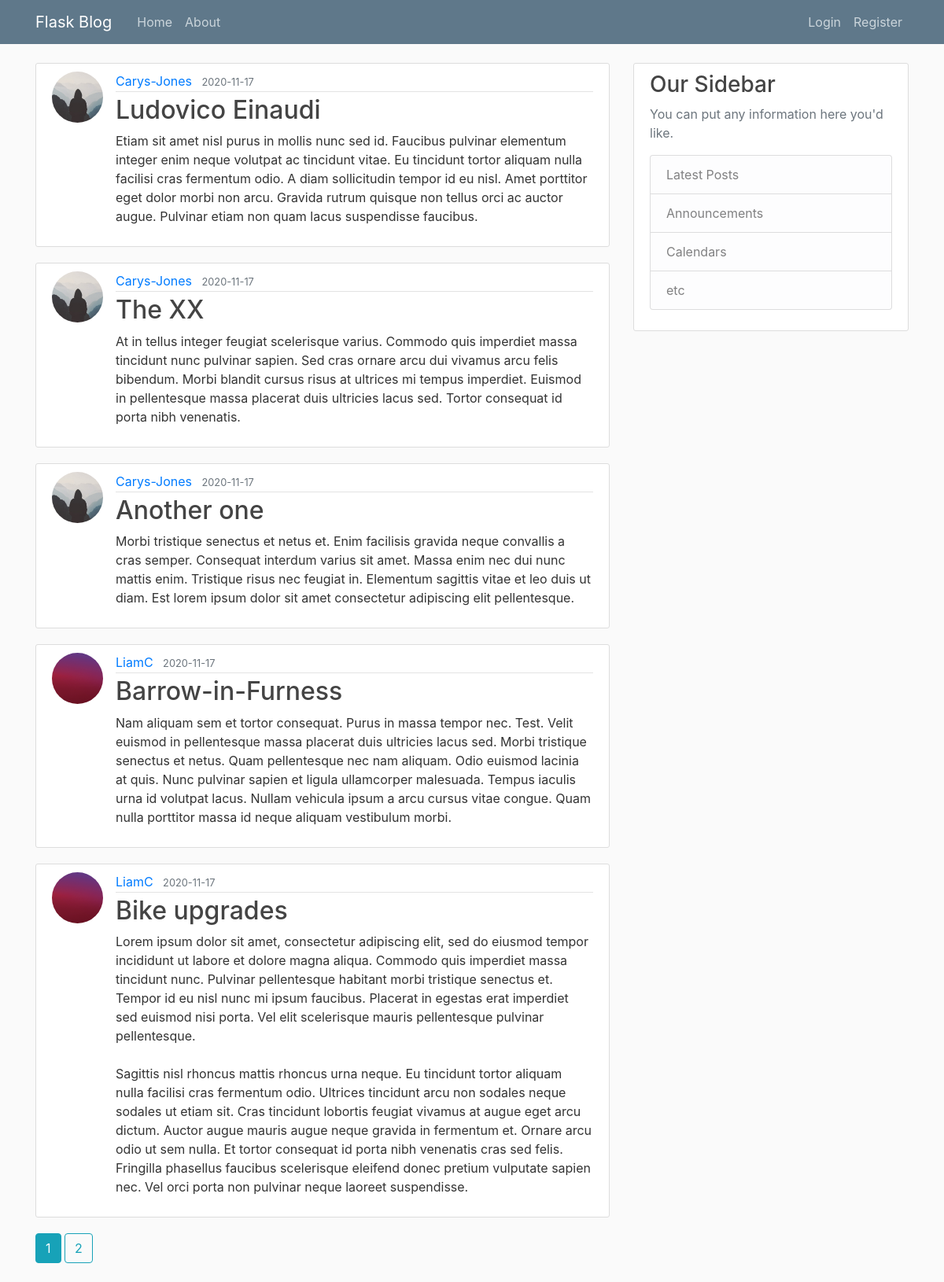
The page /home on the database its author committed.
### flaskblog/models.py (models this page shows, shortened)
class Post(db.Model):
    id = db.Column(db.Integer, primary_key=True)
    title = db.Column(db.String(100), nullable=False)
    date_posted = db.Column(db.DateTime, nullable=False,
                            default=datetime.utcnow)
    content = db.Column(db.Text, nullable=False)
    user_id = db.Column(db.Integer, db.ForeignKey('user.id'), nullable=False)

class User(db.Model, UserMixin):
    id = db.Column(db.Integer, primary_key=True)
    username = db.Column(db.String(20), unique=True, nullable=False)
    email = db.Column(db.String(120), unique=True, nullable=False)
    image_file = db.Column(db.String(20), nullable=False,
                           default='default.jpg')
    password = db.Column(db.String(60), nullable=False)
    posts = db.relationship('Post', backref='author', lazy=True)

### flaskblog/main/routes.py (the view)
@main.route('/')
@main.route('/home')
def home():
    page = request.args.get('page', 1, type=int)
    posts = Post.query.order_by(
        Post.date_posted.desc()).paginate(page=page, per_page=5)
    return render_template('home.html', posts=posts)

### flaskblog/templates/home.html
{% extends 'layout.html' %}
{% block content %}
    {% for post in posts.items %}
        <article class="media content-section">
          <img class='rounded-circle article-img' src='{{ url_for('static', filename='profile_pics/' + post.author.image_file) }}'>
          <div class="media-body">
            <div class="article-metadata">
              <a class="mr-2" href="{{ url_for('users.user_posts', username=post.author.username) }}">{{ post.author.username }}</a>
              <small class="text-muted">{{ post.date_posted.strftime('%Y-%m-%d') }}</small>
            </div>
            <h2><a class="article-title" href="{{ url_for('posts.post', post_id=post.id)}}">{{ post.title }}</a></h2>
            <p class="article-content">{{ post.content }}</p>
          </div>
        </article>
    {% endfor %}
    {% for page_num in posts.iter_pages(left_edge=1, right_edge=1, left_current=1, right_current=2) %}
      {% if page_num %}
        {% if posts.page == page_num %}
          <a class='btn btn-info mb-4' href='{{ url_for('main.home', page=page_num) }}'>{{ page_num }}</a>
        {% else %}
          <a class='btn btn-outline-info mb-4' href='{{ url_for('main.home', page=page_num) }}'>{{ page_num }}</a>
        {% endif %}
      {% else %}
        ...
      {% endif %}
    {% endfor %}
{% endblock content %}

### flaskblog/static/main.css (style rules this page uses)
body { background: #fafafa; color: #333333; margin-top: 5rem; }
h1, h2, h3, h4, h5, h6 { color: #444444; }
.content-section { background: #ffffff; padding: 10px 20px; border: 1px solid #dddddd; border-radius: 3px; margin-bottom: 20px; }
.article-title { color: #444444; }
.article-content { white-space: pre-line; }
.article-img { height: 65px; width: 65px; margin-right: 16px; }
.article-metadata { padding-bottom: 1px; margin-bottom: 4px; border-bottom: 1px solid #e3e3e3 }

### rows shown on the page
Post: image_file (placeholder picture), author.username "Carys-Jones", date_posted "2020-11-17", title "Ludovico Einaudi", content "Etiam sit amet nisl purus in mollis nunc sed id. Faucibus pulvinar elementum integer enim neque volutpat ac tincidunt vitae. Eu tincidunt tortor aliquam nulla facilisi cras fermentum odio. A diam sollicitudin tempor id eu nisl. Amet porttitor eget dolor morbi non arcu. Gravida rutrum quisque non tellus orci ac auctor augue. Pulvinar etiam non quam lacus suspendisse faucibus."
Post: image_file (placeholder picture), author.username "Carys-Jones", date_posted "2020-11-17", title "The XX", content "At in tellus integer feugiat scelerisque varius. Commodo quis imperdiet massa tincidunt nunc pulvinar sapien. Sed cras ornare arcu dui vivamus arcu felis bibendum. Morbi blandit cursus risus at ultrices mi tempus imperdiet. Euismod in pellentesque massa placerat duis ultricies lacus sed. Tortor consequat id porta nibh venenatis."
Post: image_file (placeholder picture), author.username "Carys-Jones", date_posted "2020-11-17", title "Another one", content "Morbi tristique senectus et netus et. Enim facilisis gravida neque convallis a cras semper. Consequat interdum varius sit amet. Massa enim nec dui nunc mattis enim. Tristique risus nec feugiat in. Elementum sagittis vitae et leo duis ut diam. Est lorem ipsum dolor sit amet consectetur adipiscing elit pellentesque."
Post: image_file (picture), author.username "LiamC", date_posted "2020-11-17", title "Barrow-in-Furness", content "Nam aliquam sem et tortor consequat. Purus in massa tempor nec. Test. Velit euismod in pellentesque massa placerat duis ultricies lacus sed. Morbi tristique senectus et netus. Quam pellentesque nec nam aliquam. Odio euismod lacinia at quis. Nunc pulvinar sapien et ligula ullamcorper malesuada. Tempus iaculis urna id volutpat lacus. Nullam vehicula ipsum a arcu cursus vitae congue. Quam nulla porttitor massa id neque aliquam vestibulum morbi."
Post: image_file (picture), author.username "LiamC", date_posted "2020-11-17", title "Bike upgrades", content "Lorem ipsum dolor sit amet, consectetur adipiscing elit, sed do eiusmod tempor incididunt ut labore et dolore magna aliqua. Commodo quis imperdiet massa tincidunt nunc. Pulvinar pellentesque habitant morbi tristique senectus et. Tempor id eu nisl nunc mi ipsum faucibus. Placerat in egestas erat imperdiet sed euismod nisi porta. Vel elit scelerisque mauris pellentesque pulvinar pellentesque. Sagittis nisl rhoncus mattis rhoncus urna neque. Eu tincidunt tortor aliquam nulla facilisi cras fermentum odio. Ultrices tincidunt arcu non sodales neque sodales ut etiam sit. Cras tincidunt lobortis feugiat vivamus at augue eget arcu dictum. Auctor augue mauris augue neque gravida in fermentum et.…"

### other values the page prints
{{ page_num }} "1"
{{ page_num }} "2"
